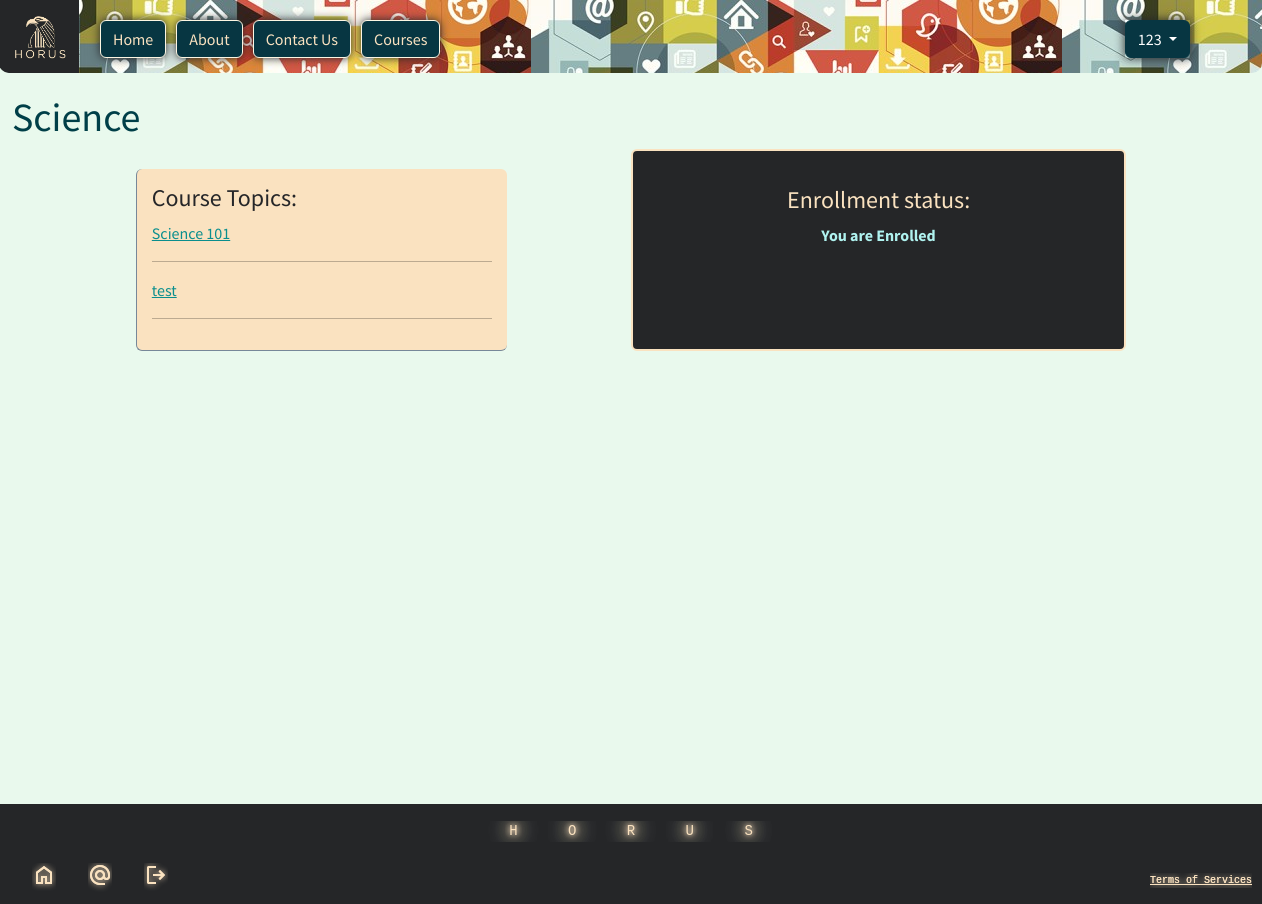
Page /courses/detail_course/2/ (signed in) on the committed database.
### courses/models.py (models this page shows, shortened)
class Course(models.Model):
    course= models.CharField(max_length=128)
    students = models.ManyToManyField(User, related_name="assigned_courses", blank=True, null=True)
    enrollkey = models.CharField(max_length=20, blank=True, null=True)

class Lecture(models.Model):
    title = models.CharField(max_length=128)
    body = RichTextField()
    created_on = models.DateTimeField(auto_now_add=True)
    instructor = models.ForeignKey(User, on_delete=models.CASCADE, related_name="courses")
    course = models.ForeignKey(Course, on_delete=models.CASCADE, related_name="lectures")

### courses/views.py (the view)
# urls.py: path("detail_course/<int:pk>/", CourseDetailView.as_view(), name="detail_course"),
class CourseDetailView(DetailView):
    template_name = "courses/detail_course.html"
    model = Course
    def get_queryset(self):
       return super().get_queryset().prefetch_related('lectures')
    def get_context_data(self, **kwargs):
        context = super().get_context_data(**kwargs)
        course_id = context["course"].id
        user_courses = self.request.user.assigned_courses.all()
        enrolled = False
        for course in user_courses:
            if course.id == course_id:
                enrolled = True
        context["enrolled"] = enrolled
        return context

### templates/courses/detail_course.html (shortened to what this page needs)
{% extends 'base.html' %}
{% load static %}
{% block css %}
<link rel="stylesheet" href="{% static 'css/details.css' %}">
{% endblock css %}
{% block content %}
{% if user.is_authenticated %}
<div class="details">
    <h1>{{course.course}}</h1>
    <div class="parent">
        <div class="list-course">
            <h4>Course Topics:</h4>
            {% for lecture in course.lectures.all %}
            {% if enrolled or user.is_superuser %}
            <a class="lectures1" href="{% url 'detail_lecture' lecture.id %}">{{lecture.title}}
                <hr />
            </a>
            {% else %}
            <p>
                {{lecture.title}}
                <hr />
            </p>
            {% endif %}
            {% endfor %}
        </div>
        {% if not user.is_superuser %}
        <div class="enroll-form">
            <h5>Enrollment status:</h5>
            {% if enrolled %}
            <p><b>You are Enrolled</b></p>
            {% endif %}
        </div>
        {% endif %}
    </div>
</div>
{% endif %}
{% endblock content %}

### templates/navbar.html (shortened to what this page needs)
{% load static %}
<nav class="navbar navbar-expand-lg" data-bs-theme="dark">
    <div class="container-fluid">
        <a class="navbar-brand" href="{% url 'home' %}">
            <img class="nav-img" src="{% static 'images/logo1_1.png' %}">
        </a>
        <div class="collapse navbar-collapse" id="navbarSupportedContent">
            <ul class="navbar-nav me-auto mb-2 mb-lg-0">
                <li class="nav-item">
                    <a class="d-flex btn btn-dark btn-outline-light" aria-current="page"
                        href="{% url 'home' %}">Home</a>
                </li>
                <li class="nav-item">
                    <a class="d-flex btn btn-dark btn-outline-light" aria-current="page"
                        href="{% url 'about' %}">About</a>
                </li>
                <li class="nav-item">
                    <a class="d-flex btn btn-dark btn-outline-light" aria-current="page"
                        href="{% url 'contact' %}">Contact Us</a>
                </li>
                {% if user.is_authenticated %}
                <li>
                    <a class="d-flex btn btn-dark btn-outline-light" aria-current="page"
                        href="{% url 'list_course' %}">Courses</a>
                </li>
                {% endif %}
            </ul>
            <div class="login-dropdown">
                <div class="d-flex" role="login">
                    {% if user.is_authenticated %}
                    <div class="nav-item dropdown">
                        <button class="btn btn-dark dropdown-toggle" href="#" role="button" data-bs-toggle="dropdown"
                            aria-expanded="false">
                            {{ user.username }}
                        </button>
                    </div>
                    {% else %}
                    <a href="{% url 'login' %}" class="d-flex btn btn-dark btn-outline-light">Log In</a>
                    {% endif %}
                </div>
            </div>
        </div>
    </div>
</nav>

### static/css/base.css (style rules this page uses)
:root { --primary-color-1: rgb(110, 197, 183); --primary-color-2: rgb(31, 187, 161); --secondary-color-1: rgba(153, 227, 171, 0.208); --secondary-color-2: rgba(0, 0, 0, 0.733); --text-color-1: rgb(175, 242, 239); --text-color-2: rgb(31, 187, 161); --text-color-3: rgba(0, 139, 139, 0.959); --text-color-4: rgb(44, 45, 45); --text-color-5: rgba(0, 62, 72, 0.729); --text-color-6: rgb(0, 63, 72); --bk-color-1: rgb(37, 38, 40); --bk-color-2: rgb(250, 226, 192); --bk-color-3: rgba(54, 54, 54); --bk-color-4: rgba(250, 226, 192, 0.653); --bk-color-5: rgb(245, 246, 248); }
html, body { padding: 0; margin: 0; min-height: 100vh; }
nav { background-color: var(--primary-color-1); }
li { margin: 5px; }
body { background-color: var(--secondary-color-1); }
a { color: var(--bk-color-2); }

### static/css/navbar.css (style rules this page uses)
.navbar { height: 73px; border-radius: 0px 0px 10px 10px; background-image: url('/static/images/backgroundnav.jpg'); }
.d-flex { color: var(--bk-color-2); margin-top: 5px; }
.d-flex { box-shadow: 0 0 10px var(--bk-color-1); }
.navbar .login-dropdown { margin-right: 60px; }
.navbar img { max-width: 80px; border-radius: 0px 0px 0px 10px; margin-top: -13px; margin-bottom: -13px; margin-left: -13px; }

### static/css/details.css (style rules this page uses)
.details { max-width: 8000px; margin-top: 20px; color: var(--text-color-6); }
.details h5 { color: var(--text-color-5); font-size: x-large; }
.details hr { color: black; }
.parent { display: flex; flex-direction: row; justify-content: space-evenly; }
.enroll-form { background-color: var(--bk-color-1); color: var(--text-color-1); border: 2px solid var(--bk-color-2); border-radius: 6px; padding: 5px; text-align: center; width: 40%; align-items: center; }
.enroll-form h5 { color: var(--bk-color-2); margin-top: 30px; }
.list-course { background-color: var(--bk-color-2); color: var(--bk-color-1); margin-top: 20px; width: 30%; padding: 15px; border-left: 1px solid lightslategray; border-bottom: 1px solid lightslategray; border-radius: 6px; }
.lectures1 { color: var(--text-color-3); }

### rows in the picture
Course: course "Science"
Lecture: title "Science 101"
Lecture: title "test"

### other values in the picture
{{ user.username }} "123"
